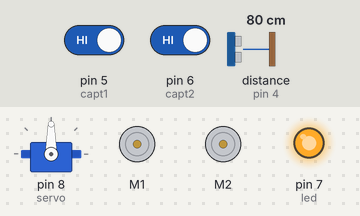
The sketch below on a simulated Arduino Uno, built with avr-gcc and run on an emulated ATmega328P. On the bench: servo, 2 × DC motor (green arrow = forward, orange = backward, longer = faster), output pins drawn as LEDs (lit = HIGH). The inputs (shaded band) are chosen by the test bench; at power-on: distance to the obstacle (sensor on pin 4) 80 cm, pin 5 (capt1) HIGH, pin 6 (capt2) HIGH.

Above: at 1.2 s.
1.3 s: distance to the obstacle (sensor on pin 4) set to 7 cm
2.8 s: distance to the obstacle (sensor on pin 4) set to 4 cm
At 3.4 s:
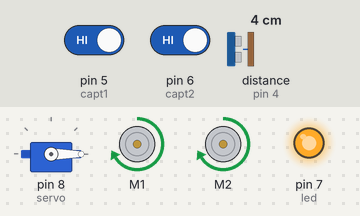
5.8 s: distance to the obstacle (sensor on pin 4) set to 9 cm
8.8 s: pin 5 (capt1) driven LOW
At 9.5 s:
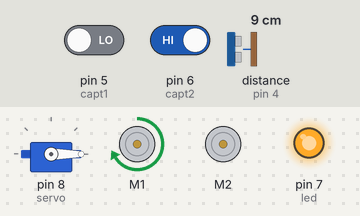
10.3 s: pin 5 (capt1) driven HIGH
At 10.7 s:
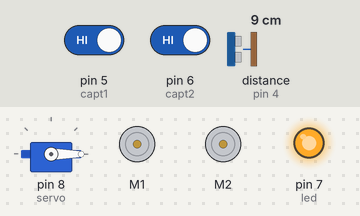
11.8 s: pin 6 (capt2) driven LOW
At 13.0 s:
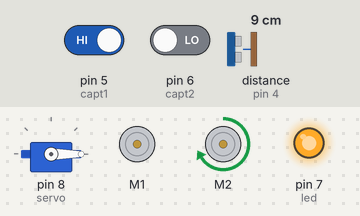
Timing chart, 0 to 14.3 s (numbered marks = the images above; inputs shaded):
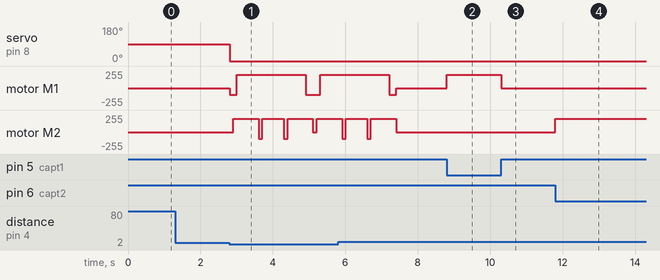

Measured:
- the behaviour switches between 6 and 5 cm on distance to the obstacle (sensor on pin 4) (found by bisection; images 0 and 1)
- after the input at 1.3 s, every drawn part: stays the same
- after the input at 2.8 s, servo on pin 8 (servo): 90° → 0° at once; motor M1: stopped → backward 100/255 at once, → forward 200/255 0.20 s later, → backward 100/255 1.9 s later, → forward 200/255 0.40 s later
- after the input at 8.8 s, motor M1: stopped → forward 200/255 at once
- after the input at 10.3 s, motor M1: forward 200/255 → stopped at once
- after the input at 11.8 s, motor M2: stopped → forward 200/255 at once

The sketch:

suiveur_de_ligne_blid.ino
```cpp
#include <AFMotor.h>
#include <HCSR04.h>
#include <Servo.h>
Servo servo;
HCSR04 ul(3,4);
 AF_DCMotor motor1(1);
 AF_DCMotor motor2(2);
 int capt1=5;
 int capt2=6;
 int led=7;
 bool val1;
 bool val2;
 float val3;
 float val4;
 const int dis=5;
void setup() {
  servo.attach(8);
  pinMode(capt1,INPUT);
  pinMode(capt2,INPUT);
  pinMode(led,OUTPUT);
  digitalWrite(led,1);
}
void loop() {
   val3=ul.dist();
  val1=digitalRead(capt1);
  val2=digitalRead(capt2);
  if(val3>dis){
    if(val1==0){
      motor1.setSpeed(200);
      motor1.run(FORWARD);
      }
    else{
      motor1.run(RELEASE);
    }
    if(val2==0){
      motor2.setSpeed(200);
      motor2.run(FORWARD);
    }
    else{
      motor2.run(RELEASE);
    }
  }
  else{
    karar();
  }
}
void right(){
  motor1.setSpeed(200);
  motor1.run(FORWARD);
  delay(100);
  motor2.run(RELEASE);
  motor2.setSpeed(100);
  motor2.run(BACKWARD);
  delay(100);
}
void left(){
  motor1.setSpeed(100);
  motor1.run(BACKWARD);
  delay(100);
  motor2.run(RELEASE);
  motor2.setSpeed(200);
  motor2.run(FORWARD);
  delay(100);
  motor2.run(RELEASE);
}
void forward(){
  motor1.setSpeed(200);
  motor2.setSpeed(200);
  motor1.run(FORWARD);
  motor2.run(FORWARD);
}
void karar(){
  servo.write(90);
  val3=ul.dist();
  servo.write(-90);
  val4=ul.dist();
  if (val4<val3){
    right();
    forward();
    delay(500);
    left();
    forward();
    delay(500);
    left();
    forward();
    delay(500);
    right();
  }
  else{
    left();
    forward();
    delay(500);
    right();
    forward();
    delay(500);
    right();
    forward();
    delay(500);
    left();

  }

  }
```
